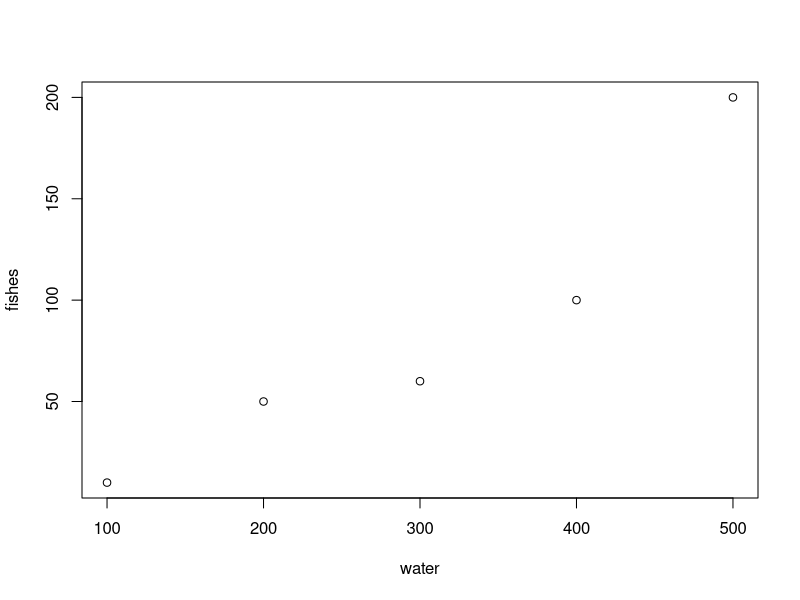

Reproduce this figure in R.
# This is my first code in GitHub!

# Here are the input data
# Costanza data on streams
water <- c(100, 200, 300, 400, 500)
water

# Marta data on fishes genomes
fishes <- c(10, 50, 60, 100, 200)
fishes

# plot the diversity of fishes (y) versus the amount of water (x)
# a function is used with arguments inside!
plot(water, fishes)
